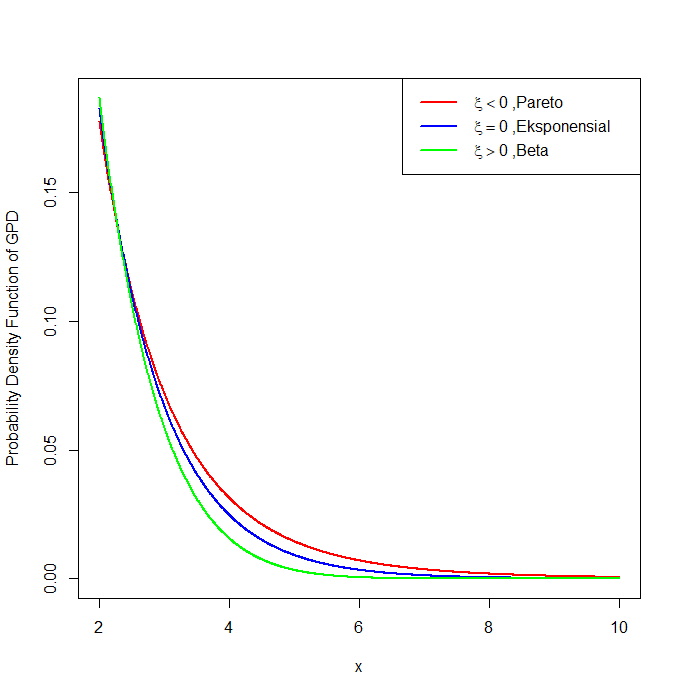

The R source for this figure:
### Tanpa package (Hosking approach with -xi)
gpd_pdf_modified <- function(x, mu, sigma, xi) {
  if (xi != 0) {
    return ((1/sigma) * (1 - (xi * (x - mu)) / sigma)^(1/xi - 1))
  } else {
    return ((1/sigma) * exp(-(x - mu) / sigma))
  }
}

# Perkiraan nilai x
x <- seq(2,10, length.out = 1000)

# Parameter
mu <- 0.3
sigma <- 1
xi_values <- c(-0.1, 0, 0.1)

# Compute the modified GPD PDF for different xi values
pdfs_modified <- sapply(xi_values, function(xi) sapply(x, gpd_pdf_modified, mu = mu, sigma = sigma, xi = xi))

# Set up plot colors
colors <- c("red", "blue", "green")

# Plot the modified PDF for each xi value
plot(x, pdfs_modified[,1], type="l", col=colors[1], lwd=2, ylim=c(0, max(pdfs_modified)), ylab="Probability Density Function of GPD", xlab="x")
for (i in 2:length(xi_values)) {
  lines(x, pdfs_modified[,i], col=colors[i], lwd=2)
}

legend("topright", legend=c(xi<0~",Pareto", xi==0~",Eksponensial", xi>0~",Beta"), col=colors, lty=1,lwd=2)
